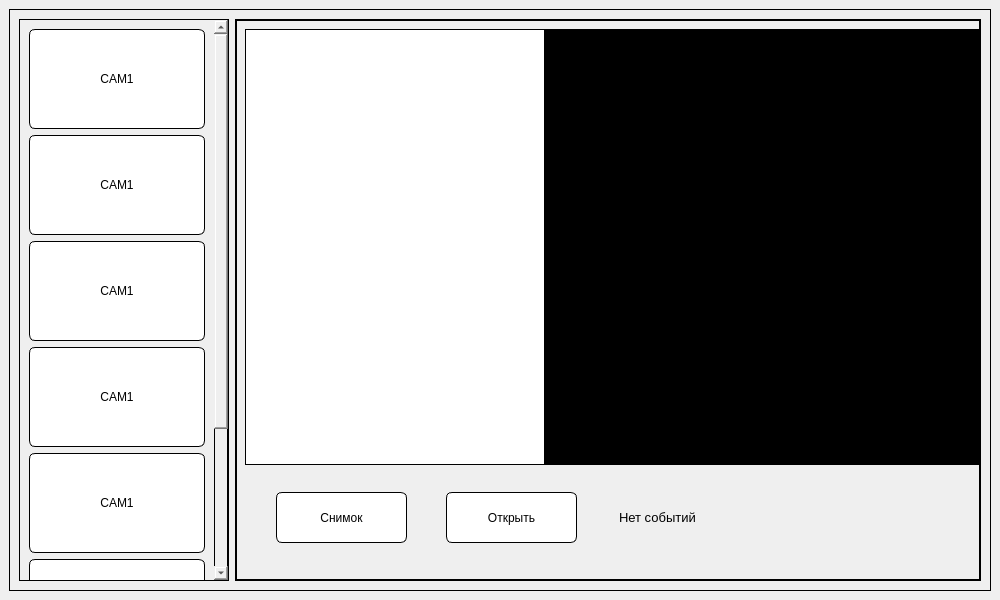
<?xml version="1.0" encoding="UTF-8"?>
<ui version="4.0">
 <class>MainWindow</class>
 <widget class="QMainWindow" name="MainWindow">
  <property name="geometry">
   <rect>
    <x>0</x>
    <y>0</y>
    <width>1000</width>
    <height>600</height>
   </rect>
  </property>
  <property name="windowTitle">
   <string>MainWindow</string>
  </property>
  <widget class="QWidget" name="centralwidget">
   <property name="minimumSize">
    <size>
     <width>1000</width>
     <height>600</height>
    </size>
   </property>
   <layout class="QHBoxLayout" name="horizontalLayout">
    <item>
     <widget class="QFrame" name="frame">
      <property name="styleSheet">
       <string notr="true">border: 1px solid;
border-color: rgb(0, 0, 0);</string>
      </property>
      <property name="frameShape">
       <enum>QFrame::StyledPanel</enum>
      </property>
      <property name="frameShadow">
       <enum>QFrame::Raised</enum>
      </property>
      <layout class="QHBoxLayout" name="horizontalLayout_2">
       <item>
        <widget class="QFrame" name="frame_2">
         <property name="sizePolicy">
          <sizepolicy hsizetype="Maximum" vsizetype="Preferred">
           <horstretch>0</horstretch>
           <verstretch>0</verstretch>
          </sizepolicy>
         </property>
         <property name="minimumSize">
          <size>
           <width>210</width>
           <height>230</height>
          </size>
         </property>
         <property name="maximumSize">
          <size>
           <width>420</width>
           <height>16777215</height>
          </size>
         </property>
         <property name="styleSheet">
          <string notr="true">border: 1px solid;
border-color: rgb(0, 0, 0);</string>
         </property>
         <property name="frameShape">
          <enum>QFrame::StyledPanel</enum>
         </property>
         <property name="frameShadow">
          <enum>QFrame::Raised</enum>
         </property>
         <layout class="QVBoxLayout" name="verticalLayout_3">
          <property name="spacing">
           <number>0</number>
          </property>
          <property name="leftMargin">
           <number>0</number>
          </property>
          <property name="topMargin">
           <number>0</number>
          </property>
          <property name="rightMargin">
           <number>0</number>
          </property>
          <property name="bottomMargin">
           <number>0</number>
          </property>
          <item>
           <layout class="QVBoxLayout" name="buttons_vbox">
            <item>
             <widget class="QScrollArea" name="scrollArea">
              <property name="minimumSize">
               <size>
                <width>0</width>
                <height>558</height>
               </size>
              </property>
              <property name="styleSheet">
               <string notr="true">border: 0px, solid;</string>
              </property>
              <property name="frameShape">
               <enum>QFrame::StyledPanel</enum>
              </property>
              <property name="verticalScrollBarPolicy">
               <enum>Qt::ScrollBarAsNeeded</enum>
              </property>
              <property name="widgetResizable">
               <bool>true</bool>
              </property>
              <property name="alignment">
               <set>Qt::AlignHCenter|Qt::AlignTop</set>
              </property>
              <widget class="QWidget" name="scrollAreaWidgetContents">
               <property name="geometry">
                <rect>
                 <x>0</x>
                 <y>0</y>
                 <width>189</width>
                 <height>754</height>
                </rect>
               </property>
               <layout class="QVBoxLayout" name="verticalLayout_2">
                <item>
                 <widget class="QPushButton" name="pushButton_6">
                  <property name="minimumSize">
                   <size>
                    <width>120</width>
                    <height>100</height>
                   </size>
                  </property>
                  <property name="maximumSize">
                   <size>
                    <width>180</width>
                    <height>100</height>
                   </size>
                  </property>
                  <property name="styleSheet">
                   <string notr="true">QPushButton {
	background-color: rgb(255, 255, 255);
	border: 1px solid;
	border-radius: 6px;
	color: rgb(0,0, 0);
}
QPushButton:hover {
	background-color: rgb(245, 245, 245);
	color: rgb(55, 55, 55);

}
QPushButton:pressed {	
	background-color: rgb(235, 235, 235);
}</string>
                  </property>
                  <property name="text">
                   <string>CAM1</string>
                  </property>
                  <property name="autoDefault">
                   <bool>false</bool>
                  </property>
                 </widget>
                </item>
                <item>
                 <widget class="QPushButton" name="pushButton_5">
                  <property name="minimumSize">
                   <size>
                    <width>120</width>
                    <height>100</height>
                   </size>
                  </property>
                  <property name="maximumSize">
                   <size>
                    <width>180</width>
                    <height>100</height>
                   </size>
                  </property>
                  <property name="styleSheet">
                   <string notr="true">QPushButton {
	background-color: rgb(255, 255, 255);
	border: 1px solid;
	border-radius: 6px;
	color: rgb(0,0, 0);
}
QPushButton:hover {
	background-color: rgb(245, 245, 245);
	color: rgb(55, 55, 55);

}
QPushButton:pressed {	
	background-color: rgb(235, 235, 235);
}</string>
                  </property>
                  <property name="text">
                   <string>CAM1</string>
                  </property>
                  <property name="autoDefault">
                   <bool>false</bool>
                  </property>
                 </widget>
                </item>
                <item>
                 <widget class="QPushButton" name="pushButton_7">
                  <property name="minimumSize">
                   <size>
                    <width>120</width>
                    <height>100</height>
                   </size>
                  </property>
                  <property name="maximumSize">
                   <size>
                    <width>180</width>
                    <height>100</height>
                   </size>
                  </property>
                  <property name="styleSheet">
                   <string notr="true">QPushButton {
	background-color: rgb(255, 255, 255);
	border: 1px solid;
	border-radius: 6px;
	color: rgb(0,0, 0);
}
QPushButton:hover {
	background-color: rgb(245, 245, 245);
	color: rgb(55, 55, 55);

}
QPushButton:pressed {	
	background-color: rgb(235, 235, 235);
}</string>
                  </property>
                  <property name="text">
                   <string>CAM1</string>
                  </property>
                  <property name="autoDefault">
                   <bool>false</bool>
                  </property>
                 </widget>
                </item>
                <item>
                 <widget class="QPushButton" name="pushButton_9">
                  <property name="minimumSize">
                   <size>
                    <width>120</width>
                    <height>100</height>
                   </size>
                  </property>
                  <property name="maximumSize">
                   <size>
                    <width>180</width>
                    <height>100</height>
                   </size>
                  </property>
                  <property name="styleSheet">
                   <string notr="true">QPushButton {
	background-color: rgb(255, 255, 255);
	border: 1px solid;
	border-radius: 6px;
	color: rgb(0,0, 0);
}
QPushButton:hover {
	background-color: rgb(245, 245, 245);
	color: rgb(55, 55, 55);

}
QPushButton:pressed {	
	background-color: rgb(235, 235, 235);
}</string>
                  </property>
                  <property name="text">
                   <string>CAM1</string>
                  </property>
                  <property name="autoDefault">
                   <bool>false</bool>
                  </property>
                 </widget>
                </item>
                <item>
                 <widget class="QPushButton" name="pushButton_10">
                  <property name="minimumSize">
                   <size>
                    <width>120</width>
                    <height>100</height>
                   </size>
                  </property>
                  <property name="maximumSize">
                   <size>
                    <width>180</width>
                    <height>100</height>
                   </size>
                  </property>
                  <property name="styleSheet">
                   <string notr="true">QPushButton {
	background-color: rgb(255, 255, 255);
	border: 1px solid;
	border-radius: 6px;
	color: rgb(0,0, 0);
}
QPushButton:hover {
	background-color: rgb(245, 245, 245);
	color: rgb(55, 55, 55);

}
QPushButton:pressed {	
	background-color: rgb(235, 235, 235);
}</string>
                  </property>
                  <property name="text">
                   <string>CAM1</string>
                  </property>
                  <property name="autoDefault">
                   <bool>false</bool>
                  </property>
                 </widget>
                </item>
                <item>
                 <widget class="QPushButton" name="pushButton_11">
                  <property name="minimumSize">
                   <size>
                    <width>120</width>
                    <height>100</height>
                   </size>
                  </property>
                  <property name="maximumSize">
                   <size>
                    <width>180</width>
                    <height>100</height>
                   </size>
                  </property>
                  <property name="styleSheet">
                   <string notr="true">QPushButton {
	background-color: rgb(255, 255, 255);
	border: 1px solid;
	border-radius: 6px;
	color: rgb(0,0, 0);
}
QPushButton:hover {
	background-color: rgb(245, 245, 245);
	color: rgb(55, 55, 55);

}
QPushButton:pressed {	
	background-color: rgb(235, 235, 235);
}</string>
                  </property>
                  <property name="text">
                   <string>CAM1</string>
                  </property>
                  <property name="autoDefault">
                   <bool>false</bool>
                  </property>
                 </widget>
                </item>
                <item>
                 <widget class="QPushButton" name="pushButton_8">
                  <property name="minimumSize">
                   <size>
                    <width>120</width>
                    <height>100</height>
                   </size>
                  </property>
                  <property name="maximumSize">
                   <size>
                    <width>180</width>
                    <height>100</height>
                   </size>
                  </property>
                  <property name="styleSheet">
                   <string notr="true">QPushButton {
	background-color: rgb(255, 255, 255);
	border: 1px solid;
	border-radius: 6px;
	color: rgb(0,0, 0);
}
QPushButton:hover {
	background-color: rgb(245, 245, 245);
	color: rgb(55, 55, 55);

}
QPushButton:pressed {	
	background-color: rgb(235, 235, 235);
}</string>
                  </property>
                  <property name="text">
                   <string>CAM1</string>
                  </property>
                  <property name="autoDefault">
                   <bool>false</bool>
                  </property>
                 </widget>
                </item>
               </layout>
              </widget>
             </widget>
            </item>
           </layout>
          </item>
         </layout>
        </widget>
       </item>
       <item>
        <widget class="QStackedWidget" name="stackedWidget">
         <property name="sizePolicy">
          <sizepolicy hsizetype="Minimum" vsizetype="Preferred">
           <horstretch>0</horstretch>
           <verstretch>0</verstretch>
          </sizepolicy>
         </property>
         <property name="styleSheet">
          <string notr="true">border: 1px solid;
border-color: rgb(0, 0, 0);</string>
         </property>
         <widget class="QWidget" name="page">
          <layout class="QVBoxLayout" name="verticalLayout">
           <item>
            <layout class="QHBoxLayout" name="horizontalLayout_5">
             <property name="spacing">
              <number>0</number>
             </property>
             <item>
              <widget class="QLabel" name="gate_img">
               <property name="minimumSize">
                <size>
                 <width>300</width>
                 <height>0</height>
                </size>
               </property>
               <property name="styleSheet">
                <string notr="true">background-color: rgb(255, 255, 255);
border: 1px solid;
border-color: rgb(0, 0, 0);</string>
               </property>
               <property name="text">
                <string/>
               </property>
              </widget>
             </item>
             <item>
              <widget class="QLabel" name="video_img">
               <property name="minimumSize">
                <size>
                 <width>500</width>
                 <height>0</height>
                </size>
               </property>
               <property name="styleSheet">
                <string notr="true">background-color: rgb(0, 0, 0);
border: 1px solid;
border-color: rgb(0, 0, 0);</string>
               </property>
               <property name="text">
                <string/>
               </property>
              </widget>
             </item>
            </layout>
           </item>
           <item>
            <widget class="QFrame" name="frame_4">
             <property name="minimumSize">
              <size>
               <width>0</width>
               <height>100</height>
              </size>
             </property>
             <property name="maximumSize">
              <size>
               <width>16777215</width>
               <height>100</height>
              </size>
             </property>
             <property name="styleSheet">
              <string notr="true">border: 0px solid;
border-color: rgb(0, 0, 0);</string>
             </property>
             <property name="frameShape">
              <enum>QFrame::StyledPanel</enum>
             </property>
             <property name="frameShadow">
              <enum>QFrame::Raised</enum>
             </property>
             <layout class="QHBoxLayout" name="horizontalLayout_7">
              <property name="spacing">
               <number>1</number>
              </property>
              <property name="leftMargin">
               <number>1</number>
              </property>
              <property name="topMargin">
               <number>1</number>
              </property>
              <property name="rightMargin">
               <number>1</number>
              </property>
              <property name="bottomMargin">
               <number>1</number>
              </property>
              <item>
               <layout class="QHBoxLayout" name="horizontalLayout_6">
                <property name="leftMargin">
                 <number>0</number>
                </property>
                <property name="topMargin">
                 <number>0</number>
                </property>
                <item>
                 <widget class="QFrame" name="frame_5">
                  <property name="minimumSize">
                   <size>
                    <width>0</width>
                    <height>96</height>
                   </size>
                  </property>
                  <property name="frameShape">
                   <enum>QFrame::StyledPanel</enum>
                  </property>
                  <property name="frameShadow">
                   <enum>QFrame::Raised</enum>
                  </property>
                  <widget class="QPushButton" name="screen_shot">
                   <property name="geometry">
                    <rect>
                     <x>30</x>
                     <y>20</y>
                     <width>131</width>
                     <height>51</height>
                    </rect>
                   </property>
                   <property name="styleSheet">
                    <string notr="true">QPushButton {
	background-color: rgb(255, 255, 255);
	border: 1px solid;
	border-radius: 6px;
	color: rgb(0,0, 0);
}
QPushButton:hover {
	background-color: rgb(245, 245, 245);
	color: rgb(55, 55, 55);

}
QPushButton:pressed {	
	background-color: rgb(235, 235, 235);
}</string>
                   </property>
                   <property name="text">
                    <string>Снимок</string>
                   </property>
                  </widget>
                  <widget class="QPushButton" name="gate_open">
                   <property name="geometry">
                    <rect>
                     <x>200</x>
                     <y>20</y>
                     <width>131</width>
                     <height>51</height>
                    </rect>
                   </property>
                   <property name="styleSheet">
                    <string notr="true">QPushButton {
	background-color: rgb(255, 255, 255);
	border: 1px solid;
	border-radius: 6px;
	color: rgb(0,0, 0);
}
QPushButton:hover {
	background-color: rgb(245, 245, 245);
	color: rgb(55, 55, 55);

}
QPushButton:pressed {	
	background-color: rgb(235, 235, 235);
}</string>
                   </property>
                   <property name="text">
                    <string>Открыть</string>
                   </property>
                  </widget>
                 </widget>
                </item>
                <item>
                 <widget class="QFrame" name="frame_3">
                  <property name="minimumSize">
                   <size>
                    <width>0</width>
                    <height>96</height>
                   </size>
                  </property>
                  <property name="frameShape">
                   <enum>QFrame::StyledPanel</enum>
                  </property>
                  <property name="frameShadow">
                   <enum>QFrame::Raised</enum>
                  </property>
                  <widget class="QLabel" name="msg_label">
                   <property name="geometry">
                    <rect>
                     <x>10</x>
                     <y>20</y>
                     <width>331</width>
                     <height>51</height>
                    </rect>
                   </property>
                   <property name="font">
                    <font>
                     <pointsize>10</pointsize>
                     <weight>50</weight>
                     <italic>false</italic>
                     <bold>false</bold>
                    </font>
                   </property>
                   <property name="text">
                    <string>Нет событий</string>
                   </property>
                  </widget>
                 </widget>
                </item>
               </layout>
              </item>
             </layout>
            </widget>
           </item>
          </layout>
         </widget>
         <widget class="QWidget" name="page_2"/>
        </widget>
       </item>
      </layout>
     </widget>
    </item>
   </layout>
  </widget>
 </widget>
 <resources/>
 <connections/>
</ui>
